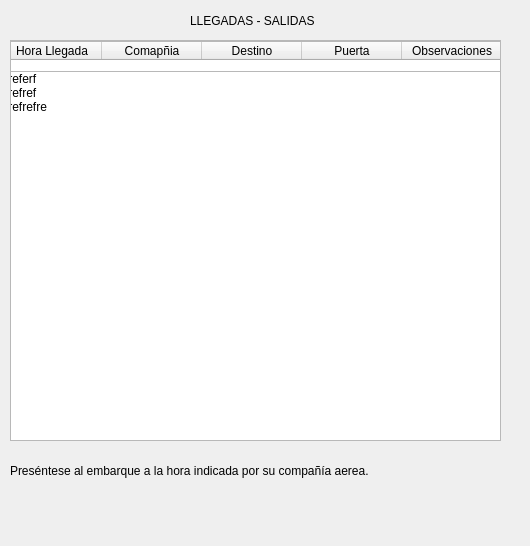
<?xml version="1.0" encoding="UTF-8"?>
<ui version="4.0">
 <class>MainWindow</class>
 <widget class="QMainWindow" name="MainWindow">
  <property name="geometry">
   <rect>
    <x>0</x>
    <y>0</y>
    <width>530</width>
    <height>546</height>
   </rect>
  </property>
  <property name="windowTitle">
   <string>MainWindow</string>
  </property>
  <widget class="QWidget" name="centralWidget">
   <widget class="QLabel" name="lblTitulo">
    <property name="geometry">
     <rect>
      <x>190</x>
      <y>10</y>
      <width>131</width>
      <height>21</height>
     </rect>
    </property>
    <property name="text">
     <string>LLEGADAS - SALIDAS</string>
    </property>
   </widget>
   <widget class="QLabel" name="label_2">
    <property name="geometry">
     <rect>
      <x>10</x>
      <y>460</y>
      <width>411</width>
      <height>21</height>
     </rect>
    </property>
    <property name="text">
     <string>Preséntese al embarque a la hora indicada por su compañía aerea.</string>
    </property>
   </widget>
   <widget class="QScrollArea" name="scrollArea">
    <property name="geometry">
     <rect>
      <x>10</x>
      <y>40</y>
      <width>491</width>
      <height>401</height>
     </rect>
    </property>
    <property name="widgetResizable">
     <bool>true</bool>
    </property>
    <widget class="QWidget" name="scrollAreaWidgetContents">
     <property name="geometry">
      <rect>
       <x>0</x>
       <y>0</y>
       <width>487</width>
       <height>397</height>
      </rect>
     </property>
     <widget class="QListWidget" name="listWidget">
      <property name="geometry">
       <rect>
        <x>-10</x>
        <y>30</y>
        <width>501</width>
        <height>371</height>
       </rect>
      </property>
      <item>
       <property name="text">
        <string>freferf</string>
       </property>
      </item>
      <item>
       <property name="text">
        <string>frefref</string>
       </property>
      </item>
      <item>
       <property name="text">
        <string>frefrefre</string>
       </property>
      </item>
     </widget>
     <widget class="QTableWidget" name="myWidget">
      <property name="geometry">
       <rect>
        <x>-10</x>
        <y>0</y>
        <width>501</width>
        <height>401</height>
       </rect>
      </property>
      <column>
       <property name="text">
        <string>Hora Llegada</string>
       </property>
      </column>
      <column>
       <property name="text">
        <string>Comapñia</string>
       </property>
      </column>
      <column>
       <property name="text">
        <string>Destino</string>
       </property>
      </column>
      <column>
       <property name="text">
        <string>Puerta</string>
       </property>
      </column>
      <column>
       <property name="text">
        <string>Observaciones</string>
       </property>
      </column>
     </widget>
     <zorder>myWidget</zorder>
     <zorder>listWidget</zorder>
    </widget>
   </widget>
  </widget>
 </widget>
 <layoutdefault spacing="6" margin="11"/>
 <resources/>
 <connections/>
</ui>
